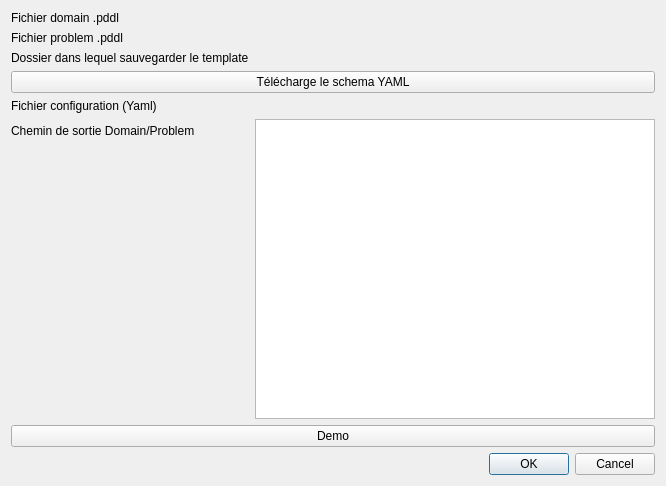
<?xml version="1.0" encoding="UTF-8"?>
<ui version="4.0">
  <class>TraceQgiDialog</class>
  <widget class="QDialog" name="TraceQgiDialog">
    <property name="windowTitle">
      <string>TraceQgis</string>
    </property>
    <property name="minimumSize">
    <size>
      <width>500</width>
      <height>400</height>
    </size>
  </property>
    <!-- Layout principal sur le QDialog -->
    <layout class="QVBoxLayout" name="verticalLayout">
      <!-- Conteneur FormLayout pour les champs -->
      <item>
        <layout class="QFormLayout" name="formLayout">
          <!-- Ligne 0 : Domain PDDL -->
          <item row="0" column="0">
            <widget class="QLabel" name="domain_label">
              <property name="text">
                <string>Fichier domain .pddl</string>
              </property>
              <property name="alignment">
                <set>Qt::AlignLeading|Qt::AlignLeft|Qt::AlignVCenter</set>
              </property>
            </widget>
          </item>
          <item row="0" column="1">
            <widget class="QgsFileWidget" name="domain_filepath"/>
          </item>

          <!-- Ligne 1 : Problem PDDL -->
          <item row="1" column="0">
            <widget class="QLabel" name="problem_label">
              <property name="text">
                <string>Fichier problem .pddl</string>
              </property>
            </widget>
          </item>
          <item row="1" column="1">
            <widget class="QgsFileWidget" name="problem_filepath"/>
          </item>

          <!-- Ligne 2 : Dossier de template -->
          <item row="2" column="0">
            <widget class="QLabel" name="dir_template_label">
              <property name="text">
                <string>Dossier dans lequel sauvegarder le template</string>
              </property>
            </widget>
          </item>
          <item row="2" column="1">
            <widget class="QgsFileWidget" name="dir_template_path">
              <!-- 1 = GetDirectory dans QgsFileWidget::StorageMode -->
              <property name="storageMode">
                <number>1</number>
              </property>
              <!-- Afficher seulement les répertoires -->
              <property name="options">
                <set>QFileDialog::ShowDirsOnly</set>
              </property>
            </widget>
          </item>

          <!-- Ligne 3 : Bouton “Télécharge le schema YAML” s'étend sur deux colonnes -->
          <item row="3" column="0" colspan="2">
            <widget class="QPushButton" name="pushButton">
              <property name="text">
                <string>Télécharge le schema YAML</string>
              </property>
            </widget>
          </item>

          <!-- Ligne 4 : Fichier configuration Yaml -->
          <item row="4" column="0">
            <widget class="QLabel" name="label_3">
              <property name="text">
                <string>Fichier configuration (Yaml)</string>
              </property>
            </widget>
          </item>
          <item row="4" column="1">
            <widget class="QgsFileWidget" name="configuration_filepath"/>
          </item>
          <!-- Ligne 5 : Output chemin domain/problem -->
          <item row="5" column="0">
            <widget class="QLabel" name="domain_problem_output_label">
              <property name="text">
                <string>Chemin de sortie Domain/Problem</string>
              </property>
            </widget>
          </item>
          <item row="5" column="1">
            <widget class="QPlainTextEdit" name="domain_problem_output">
              <property name="minimumSize">
                <size>
                  <width>400</width>
                  <height>300</height>
                </size>
              </property>
            </widget>
          </item>
          <item row="6" column="0" colspan="2">
            <widget class="QPushButton" name="demo_button">
              <property name="text">
                <string>Demo</string>
              </property>
            </widget>
          </item>
        </layout>
      </item>

      <!-- Bouton OK / Cancel en bas -->
      <item>
        <widget class="QDialogButtonBox" name="buttonBox">
          <property name="orientation">
            <enum>Qt::Horizontal</enum>
          </property>
          <property name="standardButtons">
            <set>QDialogButtonBox::Cancel|QDialogButtonBox::Ok</set>
          </property>
          <property name="centerButtons">
            <bool>false</bool>
          </property>
        </widget>
      </item>
    </layout>
  </widget>

  <customwidgets>
    <customwidget>
      <class>QgsFileWidget</class>
      <extends>QWidget</extends>
      <header>qgsfilewidget.h</header>
    </customwidget>
  </customwidgets>

  <resources/>
  <connections>
    <connection>
      <sender>buttonBox</sender>
      <signal>accepted()</signal>
      <receiver>TraceQgiDialog</receiver>
      <slot>accept()</slot>
    </connection>
    <connection>
      <sender>buttonBox</sender>
      <signal>rejected()</signal>
      <receiver>TraceQgiDialog</receiver>
      <slot>reject()</slot>
    </connection>
  </connections>
</ui>
